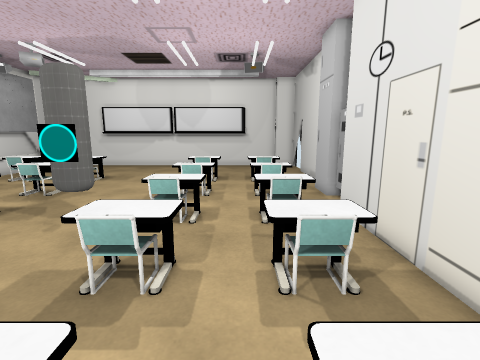
[1] (above)

19 first-person views from a walk through a 3-D level made in the Unity game engine. The camera is 1.5 m above the floor, tilts 10° down and sees 85° across. The floor is counted in squares, 0.5 m on a side. Each view is taken from the middle of a square. On the plan, view 1 faces up. The plan holds only what a view shows up to about 19 squares ahead; the rest is blank. The place goes on beyond the plan. The player character is not drawn. Door leaves are left out, so doorways stand open. Some surface patterns are stand-ins.

[2]
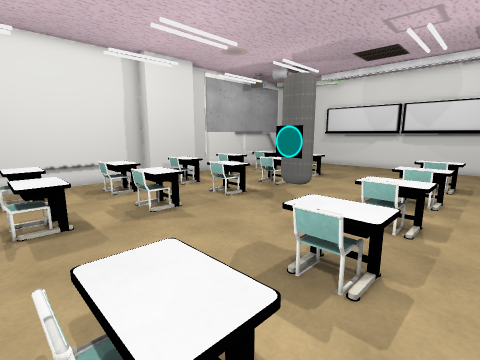

[3]
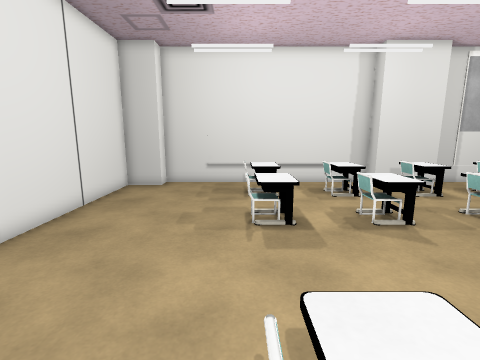

[4]
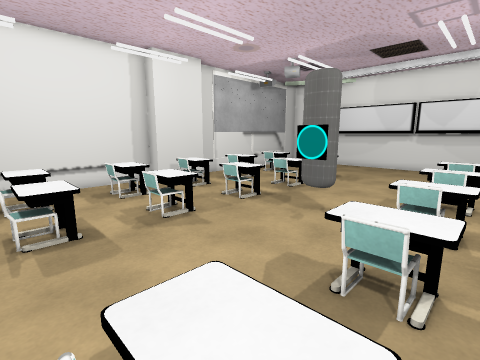

[5]
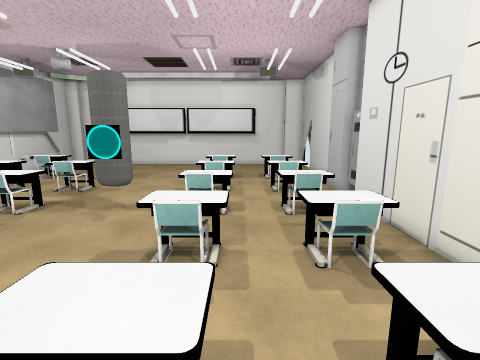

[6]
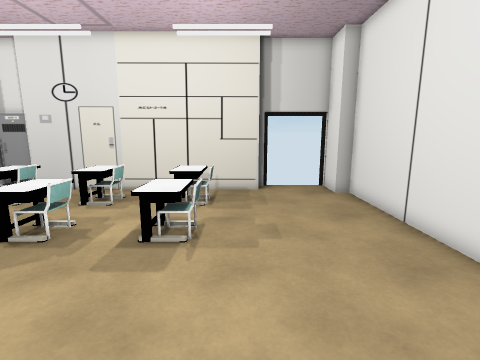

[7]
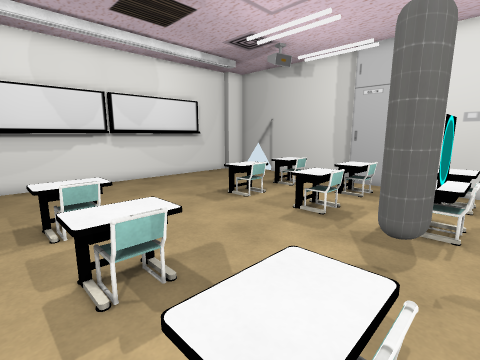

[8]
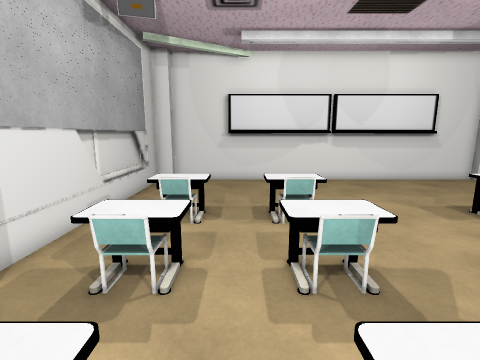

[9]
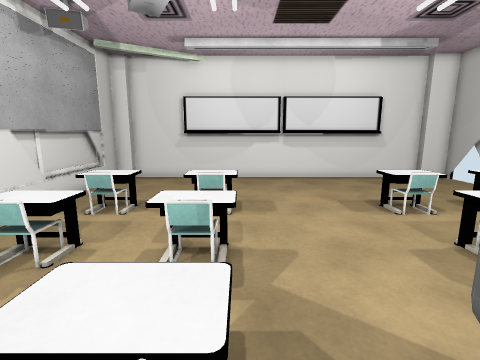

[10]
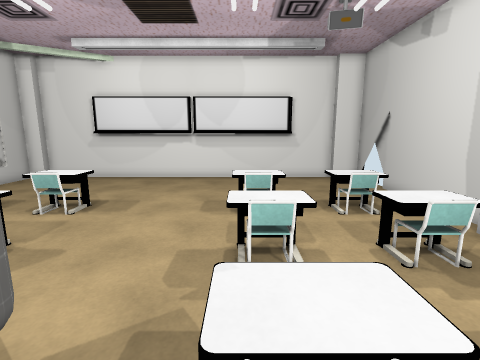

[11]
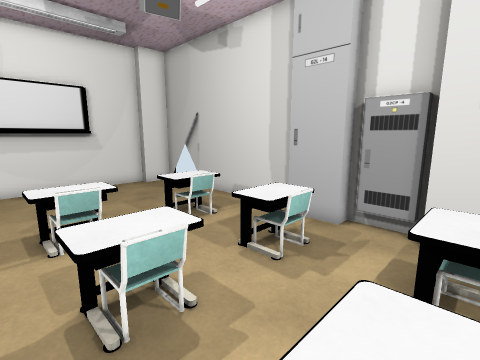

[12]
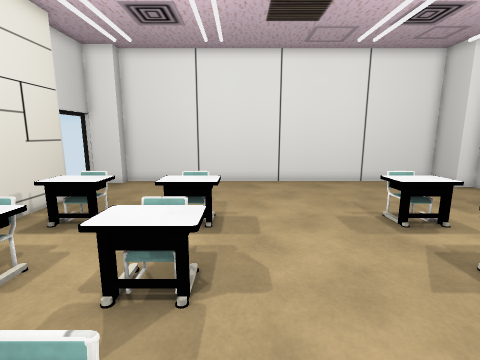

[13]
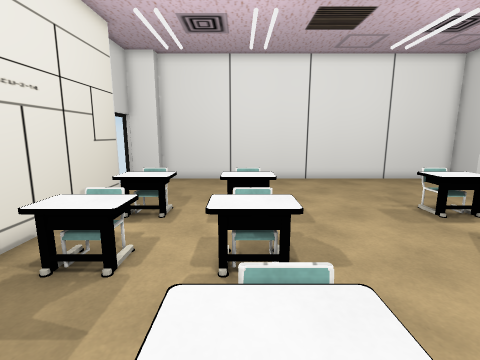

[14]
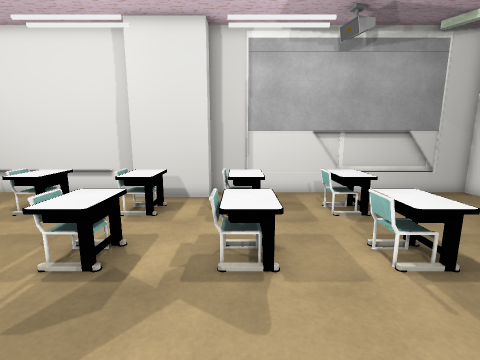

[15]
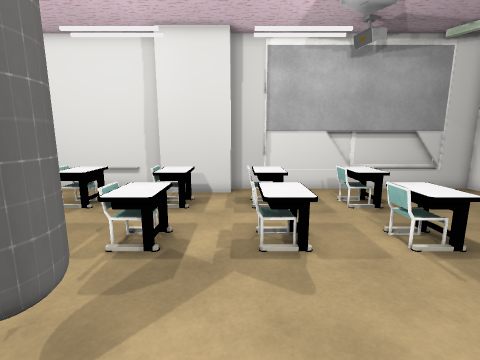

[16]
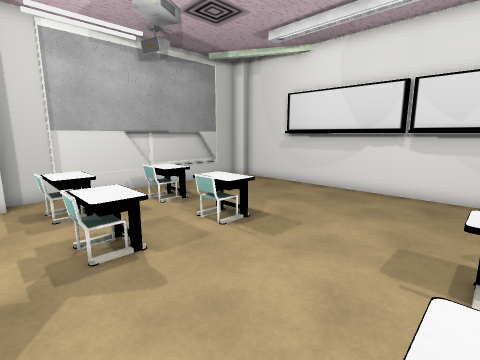

[17]
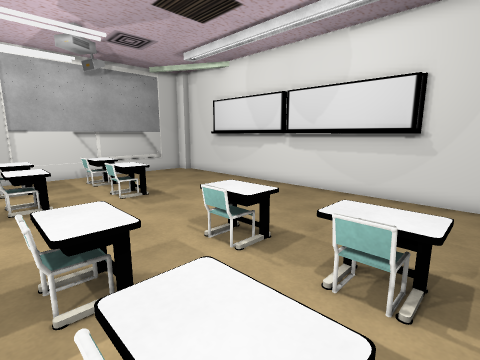

[18]
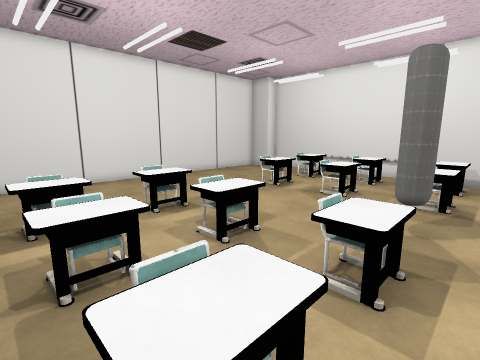

[19]
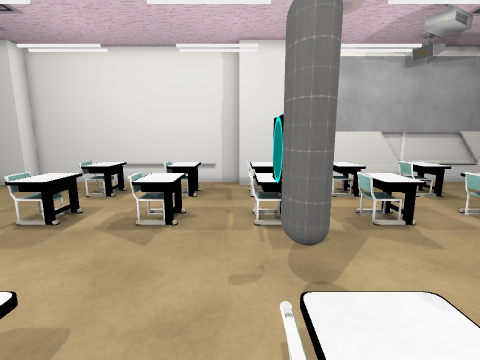

### Floor plan
Points are (right, up) in squares from view 1. A wall is a line through its corners. A room is listed if a view was taken in it or the views show most of it. See-through windows are left out.
Room 1 (views 1, 2, 3, 4, 5, 6, 7, 8, 9, 10, 11, 12, 13, 14, 15, 16, 17, 18, 19)
walls: (-5.2, 8.7) (-6.6, 8.7); (4.6, 10.5) (4.6, 12.2); (5, 10.4) (5, 12.6) (4.3, 12.6) (4.3, 14.8); (5, 14.9) (5, 21.4); (-6.2, 24.9) (-12.6, 24.9); (4, -2.1) (4, 10.2); (5.3, 21.6) (5.3, 23.1); (0.5, 24.9) (-6, 24.9); (5, 22) (5, 24.7) (3.2, 24.7); (3.2, 25.2) (-16.3, 25.2); (-16.3, 24.7) (-17.3, 24.7) (-17.3, 11.5) (-16.3, 11.5) (-16.3, 8) (-17.3, 8) (-17.3, -4.6) (-16.3, -4.6) (-16.3, -6.7) (3.2, -6.7) (3.2, -5.9) (5.2, -5.9)
low walls: (-17.1, 6.5) (-17.1, 2.3)
ways out: open door at (5, -4); open door at (5, 23)
objects: desk (-15, 1) to (-13, 2); desk (-15, 5) to (-13, 6); desk (-15, 9) to (-13, 10); desk (-15, 13) to (-13, 14); desk (-15, 17) to (-13, 18); other object (-14, 0); other object (-14, 4); other object (-14, 8); other object (-14, 12); other object (-14, 16); desk (-11, 1) to (-9, 2); desk (-11, 5) to (-9, 6); desk (-11, 9) to (-9, 10); desk (-11, 13) to (-9, 14); desk (-11, 17) to (-9, 18); other object (-10, 0); other object (-10, 4); other object (-10, 8); other object (-10, 12); other object (-10, 16); other object (-3, 0) to (-2, 0); desk (-3, 1) to (-1, 2); other object (-3, 4) to (-2, 4); desk (-3, 5) to (-1, 6); other object (-3, 8) to (-2, 8); desk (-3, 9) to (-1, 10); desk (-3, 13) to (-1, 14); other object (-3, 16) to (-2, 16); desk (-3, 17) to (-1, 18); other object (-2, 12); other object (1, 0) to (2, 0); desk (1, 1) to (2, 2); other object (1, 4) to (2, 4); desk (1, 5) to (3, 6); other object (1, 8) to (2, 8); desk (1, 9) to (3, 10); other object (1, 12) to (2, 12); desk (1, 13) to (2, 14); other object (1, 16) to (2, 16); desk (1, 17) to (3, 18)

Where each view was taken, in squares from view 1:
view 1: 0 up, 0 right, facing up
view 2: 0 up, 0 right, facing up-left
view 3: 0 up, 1 left, facing left
view 4: 0 up, 1 left, facing up-left
view 5: 1 down, 1 left, facing up
view 6: 1 down, 10 left, facing right
view 7: 8 up, 12 left, facing up-right
view 8: 8 up, 12 left, facing up
view 9: 7 up, 9 left, facing up
view 10: 7 up, 3 left, facing up
view 11: 9 up, 4 left, facing up-right
view 12: 10 up, 4 left, facing down
view 13: 11 up, 2 left, facing down
view 14: 13 up, 4 left, facing left
view 15: 12 up, 3 left, facing left
view 16: 11 up, 3 left, facing up-left
view 17: 12 up, 3 right, facing up-left
view 18: 11 up, 3 right, facing down-left
view 19: 8 up, 1 left, facing left
